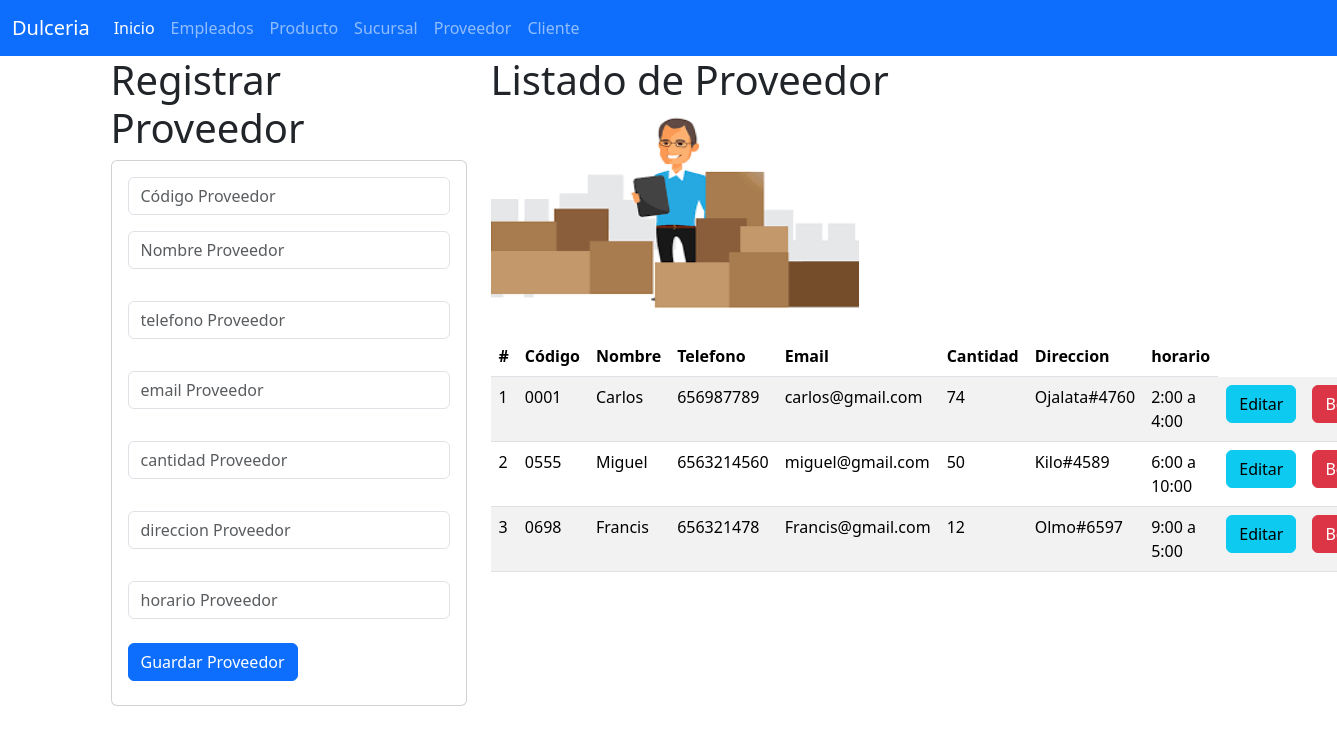
The page /Proveedor on the database its author committed.
### proveedor_app/models.py (models this page shows, shortened)
class Proveedor(models.Model):
    codigo=models.CharField(primary_key=True,max_length=6)
    nombre=models.CharField(max_length=100)
    telefono=models.CharField(max_length=100)
    email=models.CharField(max_length=100)
    cantidad=models.CharField(max_length=100)
    direccion=models.CharField(max_length=100)
    horario=models.CharField(max_length=100)

### proveedor_app/views.py (the view)
# urls.py: path("Proveedor",views.inicio_vista, name="Proveedor"),
def inicio_vista(request):
    losproveedores=Proveedor.objects.all()
    return render(request,"gestionarProveedor.html",{"misproveedores":losproveedores})

### proveedor_app/templates/gestionarProveedor.html (shortened to what this page needs)
{% extends "base.html" %}
{% block cuerpo %}
{% load static %}
<div class="row">
  <div class="col-sm-12 col-md-4 col-lg-4 xl-4">
    <h1>Registrar Proveedor</h1>
    <div class="card">
      <div class="card-body">
        <form action="registrarProveedor/" method="POST">
          <div class="form-group">
            <input type="text" id="txtcodigo" name="txtcodigo" class="form-control"
            placeholder="Código Proveedor" minlength="1" maxlength="6" required>
          </div>
          <div class="form-group py-3">
            <input type="text" id="txtnombre" name="txtnombre" class="form-control"
            placeholder="Nombre Proveedor" maxlength="100" required>
          </div>
          <div class="form-group py-3">
            <input type="text" id="txttelefono" name="txttelefono" class="form-control"
            placeholder="telefono Proveedor" maxlength="100" required>
          </div>
          <div class="form-group py-3">
            <input type="text" id="txtemail" name="txtemail" class="form-control"
            placeholder="email Proveedor" maxlength="100" required>
          </div>
          <div class="form-group py-3">
            <input type="text" id="txtcantidad" name="txtcantidad" class="form-control"
            placeholder="cantidad Proveedor" maxlength="100" required>
          </div>
          <div class="form-group py-3">
            <input type="text" id="txtdireccion" name="txtdireccion" class="form-control"
            placeholder="direccion Proveedor" maxlength="100" required>
          </div>
          <div class="form-group py-3">
            <input type="text" id="txthorario" name="txthorario" class="form-control"
            placeholder="horario Proveedor" maxlength="100" required>
          </div>
          <div class="form-group py-2">
            <button type="submit" class="btn btn-primary">Guardar Proveedor</button>
          </div>
        </form>
      </div>
    </div>
  </div>
  <div class="col-sm-12 col-md-8 col-lg-8 xl-8">
    <h1>Listado de Proveedor</h1>
    <img class="w-50" src="{% static "img/Proveedor.jpg" %}" alt="miguel" width="100" height="200"/>
    <br>
    <br>
    <table class="table table-striped">
      <thead>
        <tr>
          <th scope="col">#</th>
          <th scope="col">Código</th>
          <th scope="col">Nombre</th>
          <th scope="col">Telefono</th>
          <th scope="col">Email</th>
          <th scope="col">Cantidad</th>
          <th scope="col">Direccion</th>
          <th scope="col">horario</th>
        </tr>
      </thead>
      <tbody>
        {% for m in misproveedores %}
        <tr>
          <td>{{ forloop.counter }}</td>
          <td>{{ m.codigo }}</td>
          <td>{{ m.nombre }}</td>
          <td>{{ m.telefono }}</td>
          <td>{{ m.email }}</td>
          <td>{{ m.cantidad}}</td>
          <td>{{ m.direccion}}</td>
          <td>{{ m.horario}}</td>
          <td><a href="seleccionarProveedor/{{ m.codigo }}" class="btn btn-info">Editar</a></td>
          <td><a href="borrarProveedor/{{ m.codigo }}" class="btn btn-danger">Borrar</a></td>
        </tr>
        {% endfor %}
      </tbody>
    </table>
  </div>
</div>
{% endblock %}

### rows shown on the page
Proveedor: codigo "0001", nombre "Carlos", telefono "656987789", email "carlos@gmail.com", cantidad "74", direccion "Ojalata#4760", horario "2:00 a 4:00"
Proveedor: codigo "0555", nombre "Miguel", telefono "6563214560", email "miguel@gmail.com", cantidad "50", direccion "Kilo#4589", horario "6:00 a 10:00"
Proveedor: codigo "0698", nombre "Francis", telefono "656321478", email "Francis@gmail.com", cantidad "12", direccion "Olmo#6597", horario "9:00 a 5:00"
